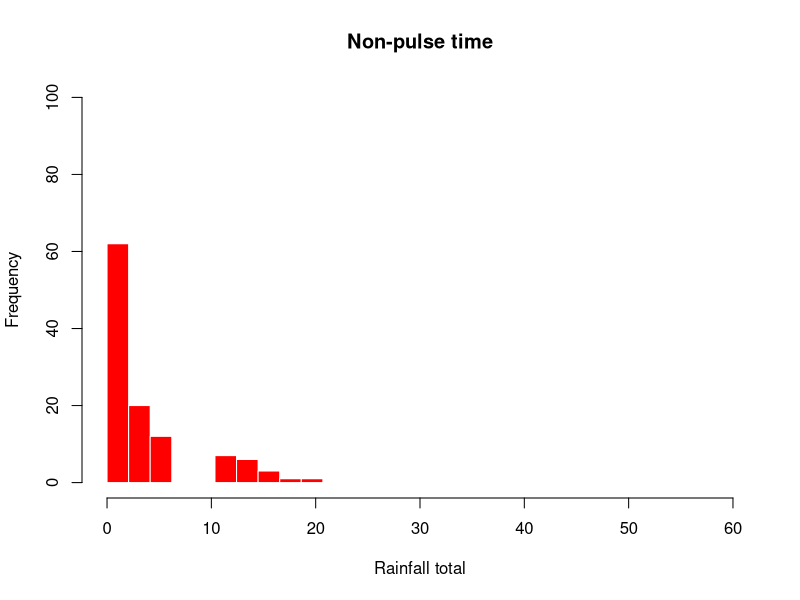
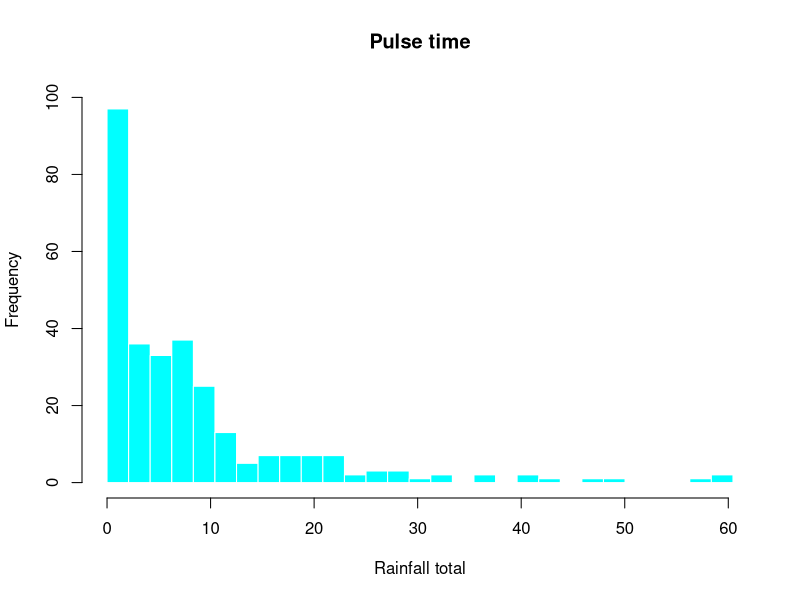
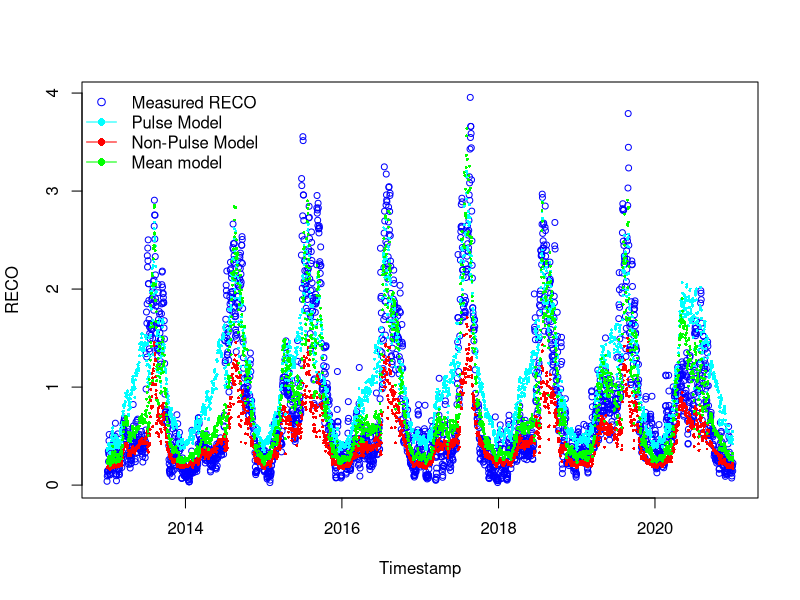
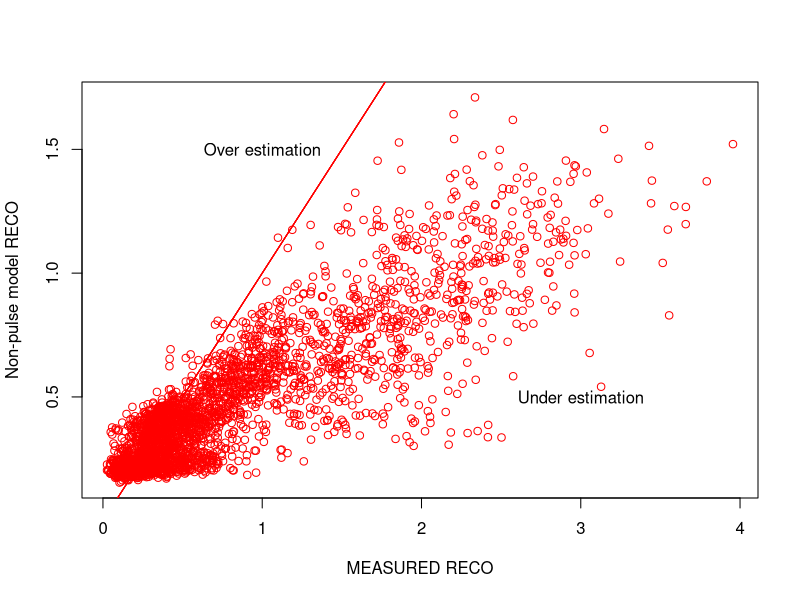
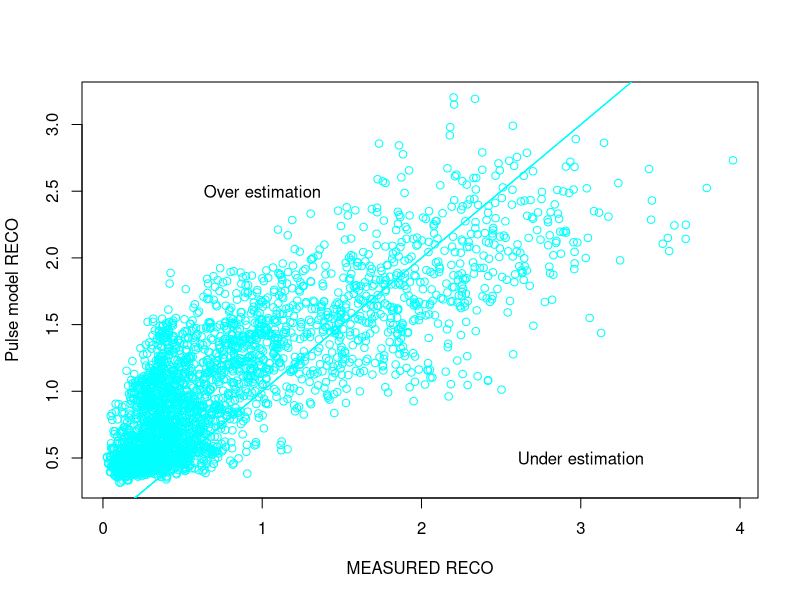
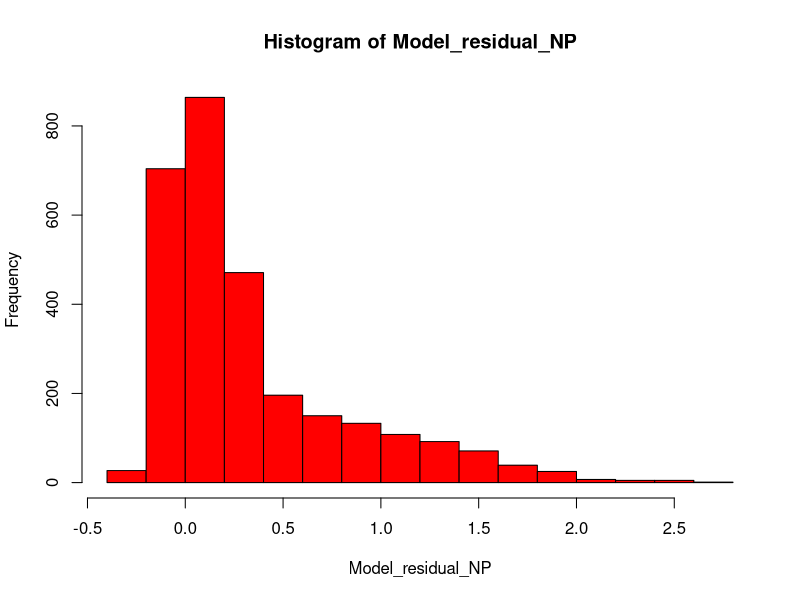
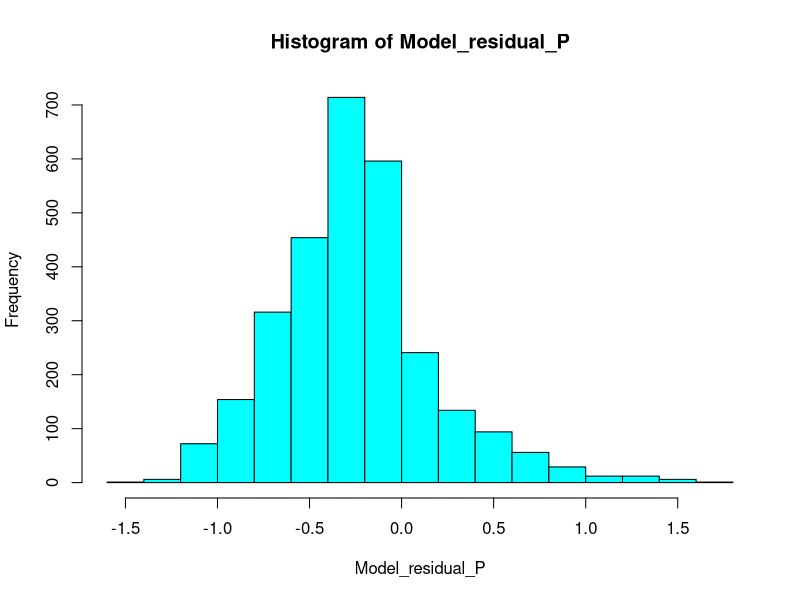
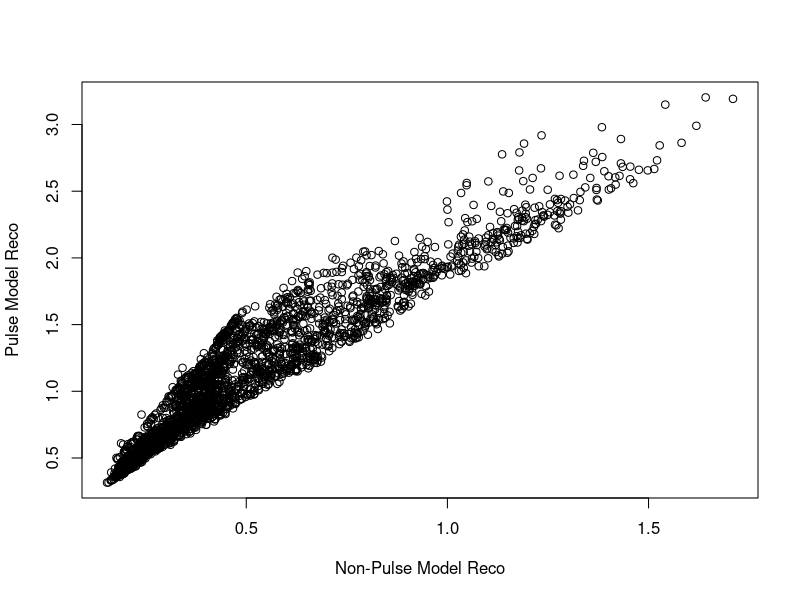

Here is the R script that generated these plots, in order:
# 17-05-2024
# Anastasia Makhnykina

library(dplyr)
library(tidyr)
library(tidyverse)
library(lubridate)
library(ggplot2)
library(units)
library(stats)
library(grDevices)
library(readr)

# Open file with all eddy-covariance data 
USWkg12_20_summary <- read.csv("data/USWkg12_20_summary.csv", 
                               header=TRUE, na.strings="NaN", skip=0)
USWkg12_20_summary$date <- as.Date(USWkg12_20_summary$date)

# sort data by date
years_sum1 <- USWkg12_20_summary %>% arrange(date)

# Initialize the pulseduration_S variable as a vector of 0's
years_sum1$pulseduration_S <- rep(0, nrow(years_sum1))

# Find the indices of rows where there is a rain event with sum_R between 5 and 10
rain_indices_S <- which(years_sum1$sum_R > 5 & years_sum1$sum_R <= 10)

# Loop through each rain event
for (i in rain_indices_S) {
  # Set pulseduration_S to 8 for 8 days after the event
  years_sum1$pulseduration_S[i:(min(i+7, nrow(years_sum1)))] <- 8
}

# Create a new variable called pulseduration_M, initialized with zeros
years_sum1$pulseduration_M <- rep(0, nrow(years_sum1))

# Loop through each element of sum_R
for (i in 1:nrow(years_sum1)) {
  
  # Check if the sum_R value is between 10 and 20
  if (years_sum1$sum_R[i] > 10 & years_sum1$sum_R[i] <= 20) {
    
    # If yes, set the pulseduration_M variable to 14 for the next 14 days
    for (j in 1:14) {
      if (i + j <= nrow(years_sum1)) { # check if within range
        years_sum1$pulseduration_M[i + j] <- 14
      }
    }
    
  }
  
}

# Create a new variable called pulseduration_L, initialized with zeros
years_sum1$pulseduration_L <- rep(0, nrow(years_sum1))

# Loop through each element of sum_R
for (i in 21:nrow(years_sum1)) {
  
  # Check if the sum_R value was less than or equal to 20 in the previous day, and greater than 20 in the current day
  if (years_sum1$sum_R[i-1] <= 20 & years_sum1$sum_R[i] > 20) {
    
    # If yes, set the pulseduration_L variable to 20 for the next 20 days
    for (j in 0:19) {
      if (i + j <= nrow(years_sum1)) { # check if within range
        years_sum1$pulseduration_L[i + j] <- 20
      }
    }
    
  }
  
}

# create a new variable called max_pulse_duration that is the maximum of pulseduration_S, pulseduration_M, and pulseduration_L
years_sum1$max_pulse_duration <- pmax(years_sum1$pulseduration_S, years_sum1$pulseduration_M, years_sum1$pulseduration_L)

# sort data by date
years_sum1 <- years_sum1 %>% arrange(date)

# Identify days with rain events
years_sum1$rain_event <- ifelse(years_sum1$sum_R > 5, 1, 0)

# Create a new column in the dataframe to store days since last rain event
years_sum1$days_since_rain_event <- 0

# Loop through each row of the data
for (i in 2:nrow(years_sum1)) {
  # If sum_R is greater than 5, set days_since_rain_event to 0
  if (years_sum1$sum_R[i] > 5) {
    years_sum1$days_since_rain_event[i] <- 0
  } else {
    # If sum_R is less than or equal to 5, increment the days_since_rain_event by 1
    years_sum1$days_since_rain_event[i] <- years_sum1$days_since_rain_event[i-1] + 1
  }
}


# Create years_sum_Pulse0 df
years_sum_Pulse0 <- years_sum1 %>%
  filter(days_since_rain_event >= max_pulse_duration)


# Create years_sum_Pulse1 df
years_sum_Pulse1 <- years_sum1 %>%
  filter(days_since_rain_event < max_pulse_duration)

# Total rain for Pulse and non-pulse time
hist(subset(years_sum_Pulse0$sum_R, years_sum_Pulse0$sum_R != 0), 
     breaks = seq(0, 60, length.out = 30),
     main = "Non-pulse time", 
     xlab = "Rainfall total", 
     ylab = "Frequency",
     col = "red", 
     border = "white",
     lty = "solid",
     ylim = c(0, 100))

hist(subset(years_sum_Pulse1$sum_R, years_sum_Pulse1$sum_R != 0), 
     breaks = seq(min(years_sum_Pulse1$sum_R), max(years_sum_Pulse1$sum_R), length.out = 30),
     main = "Pulse time", 
     xlab = "Rainfall total", 
     ylab = "Frequency",
     col = "cyan", 
     border = "white",
     lty = "solid",
     ylim = c(0, 100))

# WRITE OUT NEW FILES
write_csv(years_sum_Pulse0, "data/years_sum_Pulse0_DM.csv")
write_csv(years_sum_Pulse1, "data/years_sum_Pulse1_DM.csv")
write_csv(years_sum1, "data/years_sum1_DM.csv")

# Make sure in the Date format
years_sum_Pulse0$date <- as.Date(years_sum_Pulse0$date)
years_sum_Pulse1$date <- as.Date(years_sum_Pulse1$date)
years_sum1$date <- as.Date(years_sum1$date)

# CHECK COLUMN NAMES AND DATA TYPES
str(years_sum_Pulse0)
str(years_sum_Pulse1)
str(years_sum1)

####### Non-Pulse model ###################
###########################################

# Remove rows with missing values
years_sum_Pulse0 <- na.omit(years_sum_Pulse0)

# Calculate Soil Moisture
years_sum_Pulse0$meanSWC5 <- as.numeric(as.character(years_sum_Pulse0$meanSWC5))
SoilMoisture <- years_sum_Pulse0$meanSWC5/100

# Assign variables
years_sum_Pulse0$meanST5 <- as.numeric(as.character(years_sum_Pulse0$meanST5))
years_sum_Pulse0$meanGPP <- as.numeric(as.character(years_sum_Pulse0$meanGPP))

meanSWC5_NP <- SoilMoisture
meanST5_NP <- years_sum_Pulse0$meanST5
meanGPP_NP <- years_sum_Pulse0$meanGPP
GPPmax_NP <- max(years_sum_Pulse0$meanGPP, na.rm = TRUE)

# Fit model
years_sum_Pulse0$meanRECO <- as.numeric(as.character(years_sum_Pulse0$meanRECO))

Param_model4_NP <- nls(meanRECO ~ Fref*((meanGPP_NP/GPPmax_NP +n)/1+n) *
                         (1-c4*(0.1-meanSWC5_NP)^2)*exp(b4*meanST5_NP), 
                       data = years_sum_Pulse0,
                       start = list(Fref=0.75, c4=56.54, b4=0.04, n=0.84),
                       control = nls.control(maxiter = 1000, minFactor = 0.01)
)
Summary_Model4_NP = summary(Param_model4_NP)

# Formula: meanRECO ~ Fref * ((meanGPP_NP/GPPmax_NP + n)/1 + n) * (1 - c4 * 
#                                                                    (0.1 - meanSWC5_NP)^2) * exp(b4 * meanST5_NP)
# 
#Estimated Wed May 3rd 
# Parameters:
#   Estimate Std. Error t value Pr(>|t|)    
# Fref     0.021298  25.796  < 2e-16 ***
#   c4   14.410701   4.860611   2.965  0.00307 ** 
#   b4    0.034738   0.001528  22.737  < 2e-16 ***
#   n     0.131463   0.004753  27.661  < 2e-16 ***
#   

# NON_Pulse parameters
FrefNP = 0.581979
SMoptNP =0.125 
c4NP = 5.866561   
b4NP =  0.032845
nNP=  0.129888

#################### Pulse model ##################################
###################################################################

# Remove rows with missing values
years_sum_Pulse1 <- na.omit(years_sum_Pulse1)

# Change the data format 
years_sum_Pulse1$meanSWC5 <- as.numeric(as.character(years_sum_Pulse1$meanSWC5))
years_sum_Pulse1$meanST5 <- as.numeric(as.character(years_sum_Pulse1$meanST5))
years_sum_Pulse1$meanGPP <- as.numeric(as.character(years_sum_Pulse1$meanGPP))
years_sum_Pulse1$meanRECO <- as.numeric(as.character(years_sum_Pulse1$meanRECO))

# Assign variables
SoilMoisture_P =years_sum_Pulse1$meanSWC5/100
meanSWC5_P = SoilMoisture_P
meanST5_P = years_sum_Pulse1$meanST5
meanGPP_P = years_sum_Pulse1$meanGPP
GPPmax_P = max(years_sum_Pulse1$meanGPP, na.rm=TRUE)

Param_model4_P <- nls(meanRECO ~ Fref*((meanGPP_P/GPPmax_P +n)/1+n) *(1-c4*(0.1-meanSWC5_P)^2)*exp(b4*meanST5_P), 
                      data = years_sum_Pulse1,
                      start = list(Fref=0.75,  c4=56.54, b4=0.04, n=0.84),
                      control = nls.control(maxiter = 1000, minFactor = 0.01)
)
Summary_Model4_P = summary(Param_model4_P)

# Parameters:
#   Estimate Std. Error t value Pr(>|t|)    
# Fref   0.616634   0.045269  13.621  < 2e-16 ***
#   c4   -10.431847   1.596214  -6.535 1.01e-10 ***
#   b4     0.044407   0.002129  20.862  < 2e-16 ***
#   n      0.243863   0.014703  16.586  < 2e-16 ***

# Pulse parameters
FrefP = 0.646765 
SMoptP =0.125 
c4P = -10.166789   
b4P = 0.043525
nP= 0.236665

############### All time model #################################
################################################################

complete.cases(years_sum1)

# Remove rows with missing values
years_sum1 <- na.omit(years_sum1)

# Change data format
years_sum1$meanSWC5 <- as.numeric(as.character(years_sum1$meanSWC5))
years_sum1$meanST5 <- as.numeric(as.character(years_sum1$meanST5))
years_sum1$meanGPP <- as.numeric(as.character(years_sum1$meanGPP))
years_sum1$meanRECO <- as.numeric(as.character(years_sum1$meanRECO))

# Setting up drivers for all time
All_meanSWC5 =years_sum1$meanSWC5/100
All_meanST5 = years_sum1$meanST5
All_meanGPP = years_sum1$meanGPP
All_GPPmax = max(years_sum1$meanGPP, na.rm = TRUE)

Param_model4_All <- nls(meanRECO ~ Fref*((All_meanGPP/All_GPPmax +nL)/1+nL) *(1-c4L*(0.1-All_meanSWC5)^2)*exp(b4L*All_meanST5), 
                      data = years_sum1,
                      start = list(Fref=0.75,  c4L=56.54, b4L=0.04, nL=0.84),
                      control = nls.control(maxiter = 1000, minFactor = 0.01)
)
Summary_Model4_All = summary(Param_model4_All)

# Parameters:
#   Estimate Std. Error t value Pr(>|t|)    
# Fref   0.616634   0.045269  13.621  < 2e-16 ***
#   c4   -10.431847   1.596214  -6.535 1.01e-10 ***
#   b4     0.044407   0.002129  20.862  < 2e-16 ***
#   n      0.243863   0.014703  16.586  < 2e-16 ***

# Pulse parameters
FrefL = 1.183562
SMoptL =0.125 
c4L = -7.875260   
b4L = 0.034806
nL= 0.079416

#run model for full time series based on non-pulse time parameters
ALL_model4_NP = FrefNP*((All_meanGPP/All_GPPmax +nNP)/1+nNP) *(1-c4NP*(SMoptNP-All_meanSWC5)^2)*exp(b4NP*All_meanST5)
#run model for full time series based on pulse time parameters
All_model4_P = FrefP*((All_meanGPP/All_GPPmax +nP)/1+nP) *(1-c4P*(SMoptP-All_meanSWC5)^2)*exp(b4P*All_meanST5)
#run all time model
All_model4 = FrefL*((All_meanGPP/All_GPPmax +nL)/1+nL) *(1-c4P*(SMoptL-All_meanSWC5)^2)*exp(b4L*All_meanST5)

# Plot the RECO time series
plot(years_sum1$date, years_sum1$meanRECO, type = "p", col = "blue", xlab = "Timestamp", ylab = "RECO", cex = 0.8)

# Add the model output time series to the plot - CORRECT FIGURE
points(years_sum1$date, ALL_model4_NP, col = "red", pch = 16, cex = 0.4)
points(years_sum1$date, All_model4_P, col = "cyan", pch = 16, cex = 0.4, alpha=0.5)
points(years_sum1$date, All_model4, col = "green", pch = 16, cex = 0.4, alpha=0.5)

# create the legend
legend(x = "topleft",
       legend = c("Measured RECO", "Pulse Model", "Non-Pulse Model", "Mean model"),
       pch = c(1, 16, 16,16),
       col = c("blue", "cyan", "red","green"),
       lty = c(NA, 1, 1,1),
       bty = "n")


##### Compare modeled and measured data
plot(years_sum1$meanRECO,ALL_model4_NP, type = "p", col = "red", xlab = "MEASURED RECO", ylab = "Non-pulse model RECO")
text(x = 1, y = 1.5, labels = "Over estimation")
text(x = 3, y = 0.5, labels = "Under estimation")
points( years_sum1$meanRECO,years_sum1$meanRECO,  type = "l", col = "red")

plot(years_sum1$meanRECO,All_model4_P,  type = "p", col = "cyan", xlab = "MEASURED RECO", ylab = "Pulse model RECO")
text(x = 1, y = 2.5, labels = "Over estimation")
text(x = 3, y = 0.5, labels = "Under estimation")
points( years_sum1$meanRECO,years_sum1$meanRECO,  type = "l", col = "cyan")



# Calulate the model residual and investigate whether residuals are higher during pulse times. 
Model_residual_NP = years_sum1$meanRECO-ALL_model4_NP
hist(Model_residual_NP, col = "red")

Model_residual_P = years_sum1$meanRECO - All_model4_P
hist(Model_residual_P, col = "cyan")


# calculate RMSE
rmse_NP <- sqrt(mean((ALL_model4_NP - years_sum1$meanRECO)^2))
rmse_P <- sqrt(mean((All_model4_P - years_sum1$meanRECO)^2))
# calculate MAPE
mape_NP <- mean(abs(ALL_model4_NP - years_sum1$meanRECO) / years_sum1$meanRECO) * 100
mape_P <- mean(abs(All_model4_P - years_sum1$meanRECO) / years_sum1$meanRECO) * 100
# calculate R-squared
r_squared_NP <- cor(ALL_model4_NP, years_sum1$meanRECO)^2
r_squared_P <- cor(All_model4_P, years_sum1$meanRECO)^2

Reco_NP = sum(ALL_model4_NP)
Reco_P = sum(All_model4_P)
Reco_obs = sum(years_sum1$meanRECO)


plot(ALL_model4_NP,All_model4_P, xlab = "Non-Pulse Model Reco", ylab = "Pulse Model Reco")
